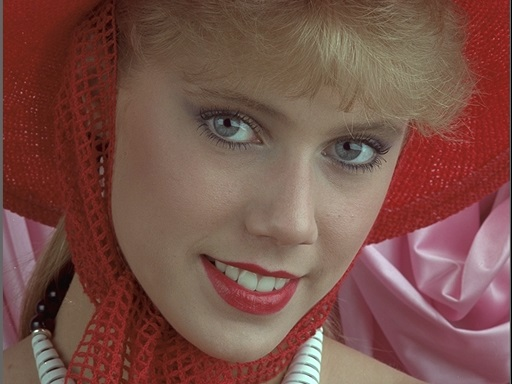
#> input picture Xử-Lý-Ảnh/Image/I04.jpg, 512 x 384 px
$ python Luyen3.py
#> lines starting #> are read from the running program, lines starting #| are printed output that depends on the picture
import cv2
#1 Hiển thị  ảnh I
I = cv2.imread('Image/I04.jpg')
#> I is the input picture: shape (384, 512, 3); mean B, G, R 72.7, 80.9, 121.3
cv2.imshow('Anh goc',I)
#2 Chỉnh size mới cho ảnh là độ cao 256, ảnh giữ nguyên tỷ lệ so với ảnh gốc, được ảnh mới I2. Hiển thị ảnh I2.
(h, w, c) = I.shape
#> h = 384; w = 512; c = 3
h1=256
w1= h1*w//h
#> w1 = 341
I2 = cv2.resize(I,(h1,w1))
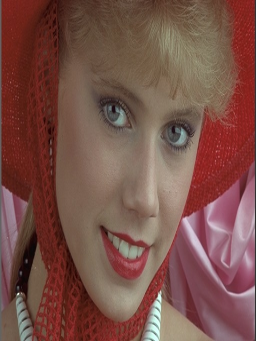
#> I2: shape (341, 256, 3); mean B, G, R 72.5, 80.8, 121.2
cv2.imshow("Anh Resize", I2)
#3 Chuyển đổi ảnh I sang ảnh HSV được ma trận ảnh Ihsv. Hiển thị kênh V của ảnh Ihsv.
Ihsv=cv2.cvtColor(I,cv2.COLOR_BGR2HSV)
#> Ihsv: shape (384, 512, 3); mean H, S, V 37.4, 113.6, 121.6
cv2.imshow('Kenh V', Ihsv[:,:,2])
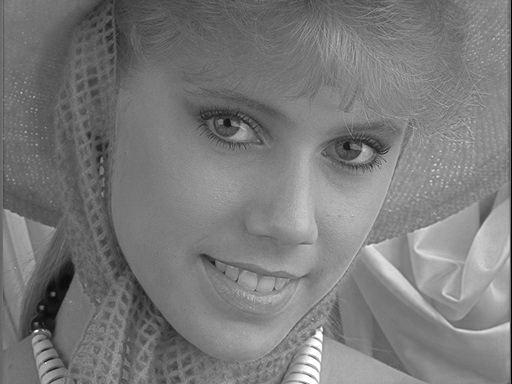
#> window 'Kenh V': shape (384, 512); min 0, max 255, mean 121.6
#4 Làm trơn ảnh I trên từng kênh theo phương pháp Gaussain. Hiển thị ảnh I
img = cv2.GaussianBlur(I, (3, 3), 0)
cv2.imshow("Gaussian", img)
#5 Cân bằng histogram của  kênh V của ảnh Ihsv. Hiển thị ảnh Ihsv, so sánh với câu 3. Biến đổi ngược
# ảnh Ihsv về biểu diễn mầu RGB được ảnh I4. Hiển thị ảnh I4.
img_new=img.copy()
img_new[:,:,2]= cv2.equalizeHist(Ihsv[:,:,2])
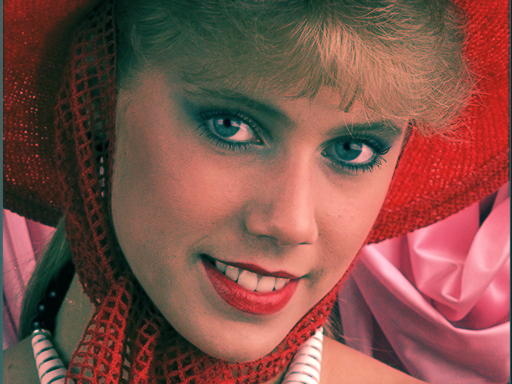
#> img_new: shape (384, 512, 3); mean B, G, R 72.7, 81, 128.8
cv2.imshow('Can bang kenh V',img_new)
I4 = cv2.cvtColor(Ihsv, cv2.COLOR_HSV2BGR)
cv2.imshow("Anh mau RGB", I4)
cv2.waitKey(0)

$ run again, with Xử-Lý-Ảnh/Image/TEST.jpg copied over Xử-Lý-Ảnh/Image/I04.jpg
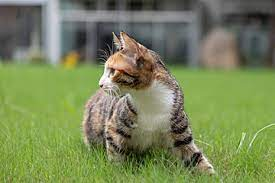
#> input picture Xử-Lý-Ảnh/Image/TEST.jpg, 275 x 183 px
#> I is the input picture: shape (183, 275, 3); mean B, G, R 88.2, 132.7, 120.1
#> Ihsv: shape (183, 275, 3); mean H, S, V 45.9, 87, 136.3
#> `cv2.imshow('Kenh V', Ihsv[:,:,2])`:
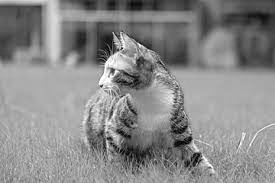
#> window 'Kenh V': shape (183, 275); min 1, max 255, mean 136.3
#> `img_new[:,:,2]= cv2.equalizeHist(Ihsv[:,:,2])`:
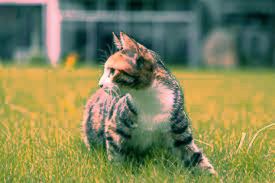
#> img_new: shape (183, 275, 3); mean B, G, R 88.2, 132.7, 128.8
